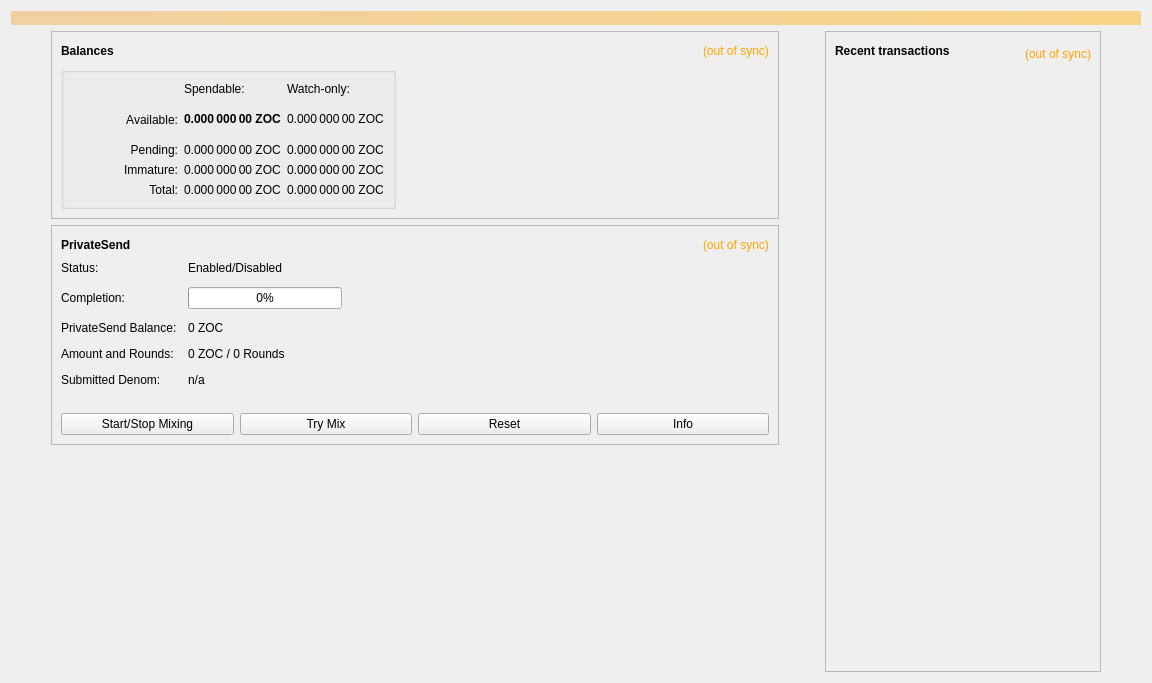
<?xml version="1.0" encoding="UTF-8"?>
<ui version="4.0">
 <class>OverviewPage</class>
 <widget class="QWidget" name="OverviewPage">
  <property name="geometry">
   <rect>
    <x>0</x>
    <y>0</y>
    <width>1152</width>
    <height>683</height>
   </rect>
  </property>
  <property name="minimumSize">
   <size>
    <width>720</width>
    <height>0</height>
   </size>
  </property>
  <property name="windowTitle">
   <string>Form</string>
  </property>
  <property name="styleSheet">
   <string notr="true"/>
  </property>
  <layout class="QVBoxLayout" name="topLayout">
   <item>
    <widget class="QLabel" name="labelAlerts">
     <property name="visible">
      <bool>false</bool>
     </property>
     <property name="styleSheet">
      <string notr="true">QLabel { background-color: qlineargradient(x1: 0, y1: 0, x2: 1, y2: 0, stop:0 #F0D0A0, stop:1 #F8D488); color:#000000; }</string>
     </property>
     <property name="wordWrap">
      <bool>true</bool>
     </property>
     <property name="margin">
      <number>3</number>
     </property>
     <property name="textInteractionFlags">
      <set>Qt::TextSelectableByMouse</set>
     </property>
    </widget>
   </item>
   <item>
    <layout class="QHBoxLayout" name="horizontalLayout" stretch="0,1,0,0,0">
     <item>
      <spacer name="horizontalSpacer_7">
       <property name="orientation">
        <enum>Qt::Horizontal</enum>
       </property>
       <property name="sizeHint" stdset="0">
        <size>
         <width>40</width>
         <height>20</height>
        </size>
       </property>
      </spacer>
     </item>
     <item>
      <layout class="QVBoxLayout" name="verticalLayout_2">
       <item>
        <widget class="QFrame" name="frame">
         <property name="sizePolicy">
          <sizepolicy hsizetype="Preferred" vsizetype="Preferred">
           <horstretch>0</horstretch>
           <verstretch>0</verstretch>
          </sizepolicy>
         </property>
         <property name="frameShape">
          <enum>QFrame::StyledPanel</enum>
         </property>
         <property name="frameShadow">
          <enum>QFrame::Raised</enum>
         </property>
         <layout class="QVBoxLayout" name="verticalLayout_4">
          <item>
           <layout class="QHBoxLayout" name="horizontalLayout_4">
            <item>
             <widget class="QLabel" name="label_5">
              <property name="font">
               <font>
                <weight>75</weight>
                <bold>true</bold>
               </font>
              </property>
              <property name="text">
               <string>Balances</string>
              </property>
             </widget>
            </item>
            <item>
             <spacer name="horizontalSpacer_3">
              <property name="orientation">
               <enum>Qt::Horizontal</enum>
              </property>
              <property name="sizeHint" stdset="0">
               <size>
                <width>40</width>
                <height>20</height>
               </size>
              </property>
             </spacer>
            </item>
            <item>
             <widget class="QLabel" name="labelWalletStatus">
              <property name="toolTip">
               <string>The displayed information may be out of date. Your wallet automatically synchronizes with the ZeroOne network after a connection is established, but this process has not completed yet.</string>
              </property>
              <property name="styleSheet">
               <string notr="true">QLabel { color: orange;}</string>
              </property>
              <property name="text">
               <string notr="true">(out of sync)</string>
              </property>
              <property name="alignment">
               <set>Qt::AlignLeading|Qt::AlignLeft|Qt::AlignVCenter</set>
              </property>
             </widget>
            </item>
           </layout>
          </item>
          <item>
           <widget class="QGroupBox" name="groupBox">
            <layout class="QGridLayout" name="gridLayout" columnstretch="0,0,0">
             <property name="sizeConstraint">
              <enum>QLayout::SetFixedSize</enum>
             </property>
             <property name="spacing">
              <number>6</number>
             </property>
             <item row="3" column="2">
              <widget class="QLabel" name="labelWatchImmature">
               <property name="font">
                <font/>
               </property>
               <property name="cursor">
                <cursorShape>IBeamCursor</cursorShape>
               </property>
               <property name="toolTip">
                <string>Mined balance in watch-only addresses that has not yet matured</string>
               </property>
               <property name="text">
                <string notr="true">0.000 000 00 ZOC</string>
               </property>
               <property name="alignment">
                <set>Qt::AlignLeading|Qt::AlignLeft|Qt::AlignVCenter</set>
               </property>
               <property name="textInteractionFlags">
                <set>Qt::LinksAccessibleByMouse|Qt::TextSelectableByKeyboard|Qt::TextSelectableByMouse</set>
               </property>
              </widget>
             </item>
             <item row="4" column="0">
              <widget class="QLabel" name="labelTotalText">
               <property name="sizePolicy">
                <sizepolicy hsizetype="Fixed" vsizetype="Preferred">
                 <horstretch>0</horstretch>
                 <verstretch>0</verstretch>
                </sizepolicy>
               </property>
               <property name="minimumSize">
                <size>
                 <width>105</width>
                 <height>0</height>
                </size>
               </property>
               <property name="maximumSize">
                <size>
                 <width>105</width>
                 <height>16777215</height>
                </size>
               </property>
               <property name="baseSize">
                <size>
                 <width>0</width>
                 <height>0</height>
                </size>
               </property>
               <property name="text">
                <string>Total:</string>
               </property>
               <property name="alignment">
                <set>Qt::AlignRight|Qt::AlignTrailing|Qt::AlignVCenter</set>
               </property>
              </widget>
             </item>
             <item row="0" column="2">
              <widget class="QLabel" name="labelWatchonly">
               <property name="text">
                <string>Watch-only:</string>
               </property>
               <property name="alignment">
                <set>Qt::AlignLeading|Qt::AlignLeft|Qt::AlignVCenter</set>
               </property>
              </widget>
             </item>
             <item row="3" column="0">
              <widget class="QLabel" name="labelImmatureText">
               <property name="sizePolicy">
                <sizepolicy hsizetype="Fixed" vsizetype="Preferred">
                 <horstretch>0</horstretch>
                 <verstretch>0</verstretch>
                </sizepolicy>
               </property>
               <property name="minimumSize">
                <size>
                 <width>105</width>
                 <height>0</height>
                </size>
               </property>
               <property name="maximumSize">
                <size>
                 <width>105</width>
                 <height>16777215</height>
                </size>
               </property>
               <property name="baseSize">
                <size>
                 <width>0</width>
                 <height>0</height>
                </size>
               </property>
               <property name="text">
                <string>Immature:</string>
               </property>
               <property name="alignment">
                <set>Qt::AlignRight|Qt::AlignTrailing|Qt::AlignVCenter</set>
               </property>
              </widget>
             </item>
             <item row="4" column="1">
              <widget class="QLabel" name="labelTotal">
               <property name="sizePolicy">
                <sizepolicy hsizetype="Preferred" vsizetype="Preferred">
                 <horstretch>0</horstretch>
                 <verstretch>0</verstretch>
                </sizepolicy>
               </property>
               <property name="font">
                <font/>
               </property>
               <property name="cursor">
                <cursorShape>IBeamCursor</cursorShape>
               </property>
               <property name="toolTip">
                <string>Your current total balance</string>
               </property>
               <property name="text">
                <string notr="true">0.000 000 00 ZOC</string>
               </property>
               <property name="alignment">
                <set>Qt::AlignLeading|Qt::AlignLeft|Qt::AlignVCenter</set>
               </property>
               <property name="textInteractionFlags">
                <set>Qt::LinksAccessibleByMouse|Qt::TextSelectableByKeyboard|Qt::TextSelectableByMouse</set>
               </property>
              </widget>
             </item>
             <item row="2" column="2">
              <widget class="QLabel" name="labelWatchPending">
               <property name="font">
                <font/>
               </property>
               <property name="cursor">
                <cursorShape>IBeamCursor</cursorShape>
               </property>
               <property name="toolTip">
                <string>Unconfirmed transactions to watch-only addresses</string>
               </property>
               <property name="text">
                <string notr="true">0.000 000 00 ZOC</string>
               </property>
               <property name="alignment">
                <set>Qt::AlignLeading|Qt::AlignLeft|Qt::AlignVCenter</set>
               </property>
               <property name="textInteractionFlags">
                <set>Qt::LinksAccessibleByMouse|Qt::TextSelectableByKeyboard|Qt::TextSelectableByMouse</set>
               </property>
              </widget>
             </item>
             <item row="2" column="0">
              <widget class="QLabel" name="labelPendingText">
               <property name="sizePolicy">
                <sizepolicy hsizetype="Fixed" vsizetype="Preferred">
                 <horstretch>0</horstretch>
                 <verstretch>0</verstretch>
                </sizepolicy>
               </property>
               <property name="minimumSize">
                <size>
                 <width>105</width>
                 <height>0</height>
                </size>
               </property>
               <property name="maximumSize">
                <size>
                 <width>105</width>
                 <height>16777215</height>
                </size>
               </property>
               <property name="baseSize">
                <size>
                 <width>0</width>
                 <height>0</height>
                </size>
               </property>
               <property name="text">
                <string>Pending:</string>
               </property>
               <property name="alignment">
                <set>Qt::AlignRight|Qt::AlignTrailing|Qt::AlignVCenter</set>
               </property>
              </widget>
             </item>
             <item row="0" column="1">
              <widget class="QLabel" name="labelSpendable">
               <property name="sizePolicy">
                <sizepolicy hsizetype="Preferred" vsizetype="Preferred">
                 <horstretch>0</horstretch>
                 <verstretch>0</verstretch>
                </sizepolicy>
               </property>
               <property name="text">
                <string>Spendable:</string>
               </property>
               <property name="alignment">
                <set>Qt::AlignLeading|Qt::AlignLeft|Qt::AlignVCenter</set>
               </property>
              </widget>
             </item>
             <item row="2" column="1">
              <widget class="QLabel" name="labelUnconfirmed">
               <property name="sizePolicy">
                <sizepolicy hsizetype="Preferred" vsizetype="Preferred">
                 <horstretch>0</horstretch>
                 <verstretch>0</verstretch>
                </sizepolicy>
               </property>
               <property name="font">
                <font/>
               </property>
               <property name="cursor">
                <cursorShape>IBeamCursor</cursorShape>
               </property>
               <property name="toolTip">
                <string>Total of transactions that have yet to be confirmed, and do not yet count toward the spendable balance</string>
               </property>
               <property name="text">
                <string notr="true">0.000 000 00 ZOC</string>
               </property>
               <property name="alignment">
                <set>Qt::AlignLeading|Qt::AlignLeft|Qt::AlignVCenter</set>
               </property>
               <property name="textInteractionFlags">
                <set>Qt::LinksAccessibleByMouse|Qt::TextSelectableByKeyboard|Qt::TextSelectableByMouse</set>
               </property>
              </widget>
             </item>
             <item row="1" column="1">
              <widget class="QLabel" name="labelBalance">
               <property name="sizePolicy">
                <sizepolicy hsizetype="Preferred" vsizetype="Preferred">
                 <horstretch>0</horstretch>
                 <verstretch>0</verstretch>
                </sizepolicy>
               </property>
               <property name="font">
                <font>
                 <weight>75</weight>
                 <bold>true</bold>
                </font>
               </property>
               <property name="cursor">
                <cursorShape>IBeamCursor</cursorShape>
               </property>
               <property name="toolTip">
                <string>Your current spendable balance</string>
               </property>
               <property name="styleSheet">
                <string notr="true"/>
               </property>
               <property name="text">
                <string notr="true">0.000 000 00 ZOC</string>
               </property>
               <property name="alignment">
                <set>Qt::AlignLeading|Qt::AlignLeft|Qt::AlignVCenter</set>
               </property>
               <property name="textInteractionFlags">
                <set>Qt::LinksAccessibleByMouse|Qt::TextSelectableByKeyboard|Qt::TextSelectableByMouse</set>
               </property>
              </widget>
             </item>
             <item row="1" column="0">
              <widget class="QLabel" name="labelBalanceText">
               <property name="sizePolicy">
                <sizepolicy hsizetype="Fixed" vsizetype="Preferred">
                 <horstretch>0</horstretch>
                 <verstretch>0</verstretch>
                </sizepolicy>
               </property>
               <property name="minimumSize">
                <size>
                 <width>105</width>
                 <height>35</height>
                </size>
               </property>
               <property name="maximumSize">
                <size>
                 <width>105</width>
                 <height>16777215</height>
                </size>
               </property>
               <property name="baseSize">
                <size>
                 <width>0</width>
                 <height>0</height>
                </size>
               </property>
               <property name="styleSheet">
                <string notr="true"/>
               </property>
               <property name="text">
                <string>Available:</string>
               </property>
               <property name="alignment">
                <set>Qt::AlignRight|Qt::AlignTrailing|Qt::AlignVCenter</set>
               </property>
              </widget>
             </item>
             <item row="1" column="2">
              <widget class="QLabel" name="labelWatchAvailable">
               <property name="font">
                <font/>
               </property>
               <property name="cursor">
                <cursorShape>IBeamCursor</cursorShape>
               </property>
               <property name="toolTip">
                <string>Your current balance in watch-only addresses</string>
               </property>
               <property name="styleSheet">
                <string notr="true"/>
               </property>
               <property name="text">
                <string notr="true">0.000 000 00 ZOC</string>
               </property>
               <property name="alignment">
                <set>Qt::AlignLeading|Qt::AlignLeft|Qt::AlignVCenter</set>
               </property>
               <property name="textInteractionFlags">
                <set>Qt::LinksAccessibleByMouse|Qt::TextSelectableByKeyboard|Qt::TextSelectableByMouse</set>
               </property>
              </widget>
             </item>
             <item row="4" column="2">
              <widget class="QLabel" name="labelWatchTotal">
               <property name="font">
                <font/>
               </property>
               <property name="cursor">
                <cursorShape>IBeamCursor</cursorShape>
               </property>
               <property name="toolTip">
                <string>Current total balance in watch-only addresses</string>
               </property>
               <property name="text">
                <string notr="true">0.000 000 00 ZOC</string>
               </property>
               <property name="alignment">
                <set>Qt::AlignLeading|Qt::AlignLeft|Qt::AlignVCenter</set>
               </property>
               <property name="textInteractionFlags">
                <set>Qt::LinksAccessibleByMouse|Qt::TextSelectableByKeyboard|Qt::TextSelectableByMouse</set>
               </property>
              </widget>
             </item>
             <item row="3" column="1">
              <widget class="QLabel" name="labelImmature">
               <property name="sizePolicy">
                <sizepolicy hsizetype="Preferred" vsizetype="Preferred">
                 <horstretch>0</horstretch>
                 <verstretch>0</verstretch>
                </sizepolicy>
               </property>
               <property name="font">
                <font/>
               </property>
               <property name="cursor">
                <cursorShape>IBeamCursor</cursorShape>
               </property>
               <property name="toolTip">
                <string>Mined balance that has not yet matured</string>
               </property>
               <property name="text">
                <string notr="true">0.000 000 00 ZOC</string>
               </property>
               <property name="alignment">
                <set>Qt::AlignLeading|Qt::AlignLeft|Qt::AlignVCenter</set>
               </property>
               <property name="textInteractionFlags">
                <set>Qt::LinksAccessibleByMouse|Qt::TextSelectableByKeyboard|Qt::TextSelectableByMouse</set>
               </property>
              </widget>
             </item>
            </layout>
           </widget>
          </item>
         </layout>
        </widget>
       </item>
       <item>
        <widget class="QFrame" name="framePrivateSend">
         <property name="layoutDirection">
          <enum>Qt::LeftToRight</enum>
         </property>
         <property name="frameShape">
          <enum>QFrame::StyledPanel</enum>
         </property>
         <property name="frameShadow">
          <enum>QFrame::Raised</enum>
         </property>
         <layout class="QVBoxLayout" name="VerticalLayout_PS1">
          <item>
           <layout class="QHBoxLayout" name="horizontalLayout_5">
            <item>
             <widget class="QLabel" name="labelPrivateSendHeader">
              <property name="font">
               <font>
                <weight>75</weight>
                <bold>true</bold>
               </font>
              </property>
              <property name="styleSheet">
               <string notr="true"/>
              </property>
              <property name="text">
               <string>PrivateSend</string>
              </property>
             </widget>
            </item>
            <item>
             <spacer name="horizontalSpacer_4">
              <property name="orientation">
               <enum>Qt::Horizontal</enum>
              </property>
              <property name="sizeHint" stdset="0">
               <size>
                <width>40</width>
                <height>20</height>
               </size>
              </property>
             </spacer>
            </item>
            <item>
             <widget class="QLabel" name="labelPrivateSendSyncStatus">
              <property name="toolTip">
               <string>The displayed information may be out of date. Your wallet automatically synchronizes with the ZeroOne network after a connection is established, but this process has not completed yet.</string>
              </property>
              <property name="styleSheet">
               <string notr="true">QLabel { color: orange; }</string>
              </property>
              <property name="text">
               <string notr="true">(out of sync)</string>
              </property>
              <property name="alignment">
               <set>Qt::AlignLeading|Qt::AlignLeft|Qt::AlignVCenter</set>
              </property>
             </widget>
            </item>
           </layout>
          </item>
          <item>
           <layout class="QFormLayout" name="privateSendFormLayout">
            <property name="fieldGrowthPolicy">
             <enum>QFormLayout::AllNonFixedFieldsGrow</enum>
            </property>
            <property name="horizontalSpacing">
             <number>11</number>
            </property>
            <property name="verticalSpacing">
             <number>12</number>
            </property>
            <item row="0" column="0">
             <widget class="QLabel" name="labelPrivateSendEnabledText">
              <property name="text">
               <string>Status:</string>
              </property>
             </widget>
            </item>
            <item row="0" column="1">
             <widget class="QLabel" name="labelPrivateSendEnabled">
              <property name="text">
               <string>Enabled/Disabled</string>
              </property>
             </widget>
            </item>
            <item row="1" column="0">
             <widget class="QLabel" name="labelCompletitionText">
              <property name="text">
               <string>Completion:</string>
              </property>
             </widget>
            </item>
            <item row="1" column="1">
             <widget class="QProgressBar" name="privateSendProgress">
              <property name="maximumSize">
               <size>
                <width>154</width>
                <height>16777215</height>
               </size>
              </property>
              <property name="value">
               <number>0</number>
              </property>
              <property name="alignment">
               <set>Qt::AlignCenter</set>
              </property>
             </widget>
            </item>
            <item row="2" column="0">
             <widget class="QLabel" name="labelAnonymizedText">
              <property name="text">
               <string>PrivateSend Balance:</string>
              </property>
             </widget>
            </item>
            <item row="2" column="1">
             <widget class="QLabel" name="labelAnonymized">
              <property name="font">
               <font/>
              </property>
              <property name="text">
               <string notr="true">0 ZOC</string>
              </property>
             </widget>
            </item>
            <item row="3" column="0">
             <widget class="QLabel" name="labelAmountAndRoundsText">
              <property name="text">
               <string>Amount and Rounds:</string>
              </property>
             </widget>
            </item>
            <item row="3" column="1">
             <widget class="QLabel" name="labelAmountRounds">
              <property name="text">
               <string>0 ZOC / 0 Rounds</string>
              </property>
             </widget>
            </item>
            <item row="4" column="0">
             <widget class="QLabel" name="labelSubmittedDenomText">
              <property name="text">
               <string>Submitted Denom:</string>
              </property>
             </widget>
            </item>
            <item row="4" column="1">
             <widget class="QLabel" name="labelSubmittedDenom">
              <property name="toolTip">
               <string>The denominations you submitted to the Masternode.&lt;br&gt;To mix, other users must submit the exact same denominations.</string>
              </property>
              <property name="text">
               <string>n/a</string>
              </property>
             </widget>
            </item>
           </layout>
          </item>
          <item>
           <layout class="QVBoxLayout" name="VerticalLayout_PS">
            <property name="spacing">
             <number>-1</number>
            </property>
            <item>
             <widget class="QLabel" name="labelPrivateSendLastMessage">
              <property name="text">
               <string/>
              </property>
              <property name="alignment">
               <set>Qt::AlignCenter</set>
              </property>
              <property name="wordWrap">
               <bool>true</bool>
              </property>
             </widget>
            </item>
            <item>
             <layout class="QHBoxLayout" name="horizontalLayout_debugbuttons">
              <item>
               <widget class="QPushButton" name="togglePrivateSend">
                <property name="sizePolicy">
                 <sizepolicy hsizetype="MinimumExpanding" vsizetype="Fixed">
                  <horstretch>0</horstretch>
                  <verstretch>0</verstretch>
                 </sizepolicy>
                </property>
                <property name="text">
                 <string>Start/Stop Mixing</string>
                </property>
               </widget>
              </item>
              <item>
               <widget class="QPushButton" name="privateSendAuto">
                <property name="sizePolicy">
                 <sizepolicy hsizetype="MinimumExpanding" vsizetype="Fixed">
                  <horstretch>0</horstretch>
                  <verstretch>0</verstretch>
                 </sizepolicy>
                </property>
                <property name="toolTip">
                 <string>Try to manually submit a PrivateSend request.</string>
                </property>
                <property name="text">
                 <string>Try Mix</string>
                </property>
               </widget>
              </item>
              <item>
               <widget class="QPushButton" name="privateSendReset">
                <property name="sizePolicy">
                 <sizepolicy hsizetype="MinimumExpanding" vsizetype="Fixed">
                  <horstretch>0</horstretch>
                  <verstretch>0</verstretch>
                 </sizepolicy>
                </property>
                <property name="toolTip">
                 <string>Reset the current status of PrivateSend (can interrupt PrivateSend if it's in the process of Mixing, which can cost you money!)</string>
                </property>
                <property name="autoFillBackground">
                 <bool>false</bool>
                </property>
                <property name="text">
                 <string>Reset</string>
                </property>
               </widget>
              </item>
              <item>
               <widget class="QPushButton" name="privateSendInfo">
                <property name="sizePolicy">
                 <sizepolicy hsizetype="MinimumExpanding" vsizetype="Fixed">
                  <horstretch>0</horstretch>
                  <verstretch>0</verstretch>
                 </sizepolicy>
                </property>
                <property name="toolTip">
                 <string>Information about PrivateSend and Mixing</string>
                </property>
                <property name="text">
                 <string>Info</string>
                </property>
               </widget>
              </item>
             </layout>
            </item>
           </layout>
          </item>
         </layout>
        </widget>
       </item>
       <item>
        <spacer name="verticalSpacer">
         <property name="orientation">
          <enum>Qt::Vertical</enum>
         </property>
         <property name="sizeHint" stdset="0">
          <size>
           <width>20</width>
           <height>40</height>
          </size>
         </property>
        </spacer>
       </item>
      </layout>
     </item>
     <item>
      <spacer name="horizontalSpacer_6">
       <property name="orientation">
        <enum>Qt::Horizontal</enum>
       </property>
       <property name="sizeHint" stdset="0">
        <size>
         <width>40</width>
         <height>20</height>
        </size>
       </property>
      </spacer>
     </item>
     <item>
      <layout class="QVBoxLayout" name="verticalLayout_3">
       <item>
        <widget class="QFrame" name="frame_2">
         <property name="frameShape">
          <enum>QFrame::StyledPanel</enum>
         </property>
         <property name="frameShadow">
          <enum>QFrame::Raised</enum>
         </property>
         <layout class="QVBoxLayout" name="verticalLayout">
          <item>
           <layout class="QHBoxLayout" name="horizontalLayout_2">
            <item>
             <widget class="QLabel" name="label_4">
              <property name="font">
               <font>
                <weight>75</weight>
                <bold>true</bold>
               </font>
              </property>
              <property name="text">
               <string>Recent transactions</string>
              </property>
             </widget>
            </item>
            <item>
             <spacer name="horizontalSpacer">
              <property name="orientation">
               <enum>Qt::Horizontal</enum>
              </property>
              <property name="sizeHint" stdset="0">
               <size>
                <width>40</width>
                <height>20</height>
               </size>
              </property>
             </spacer>
            </item>
            <item>
             <widget class="QLabel" name="labelTransactionsStatus">
              <property name="toolTip">
               <string>The displayed information may be out of date. Your wallet automatically synchronizes with the ZeroOne network after a connection is established, but this process has not completed yet.</string>
              </property>
              <property name="styleSheet">
               <string notr="true">QLabel { color: orange; }</string>
              </property>
              <property name="text">
               <string notr="true">(out of sync)</string>
              </property>
              <property name="alignment">
               <set>Qt::AlignBottom|Qt::AlignRight|Qt::AlignTrailing</set>
              </property>
             </widget>
            </item>
           </layout>
          </item>
          <item>
           <layout class="QHBoxLayout" name="horizontalLayout_3">
            <item>
             <widget class="QListView" name="listTransactions">
              <property name="styleSheet">
               <string notr="true">QListView { background: transparent; }</string>
              </property>
              <property name="frameShape">
               <enum>QFrame::NoFrame</enum>
              </property>
              <property name="verticalScrollBarPolicy">
               <enum>Qt::ScrollBarAlwaysOff</enum>
              </property>
              <property name="horizontalScrollBarPolicy">
               <enum>Qt::ScrollBarAlwaysOff</enum>
              </property>
              <property name="selectionMode">
               <enum>QAbstractItemView::NoSelection</enum>
              </property>
             </widget>
            </item>
           </layout>
          </item>
          <item>
           <spacer name="verticalSpacer_2">
            <property name="orientation">
             <enum>Qt::Vertical</enum>
            </property>
            <property name="sizeHint" stdset="0">
             <size>
              <width>20</width>
              <height>40</height>
             </size>
            </property>
           </spacer>
          </item>
         </layout>
        </widget>
       </item>
      </layout>
     </item>
     <item>
      <spacer name="horizontalSpacer_5">
       <property name="orientation">
        <enum>Qt::Horizontal</enum>
       </property>
       <property name="sizeHint" stdset="0">
        <size>
         <width>40</width>
         <height>20</height>
        </size>
       </property>
      </spacer>
     </item>
    </layout>
   </item>
  </layout>
 </widget>
 <resources/>
 <connections/>
</ui>
